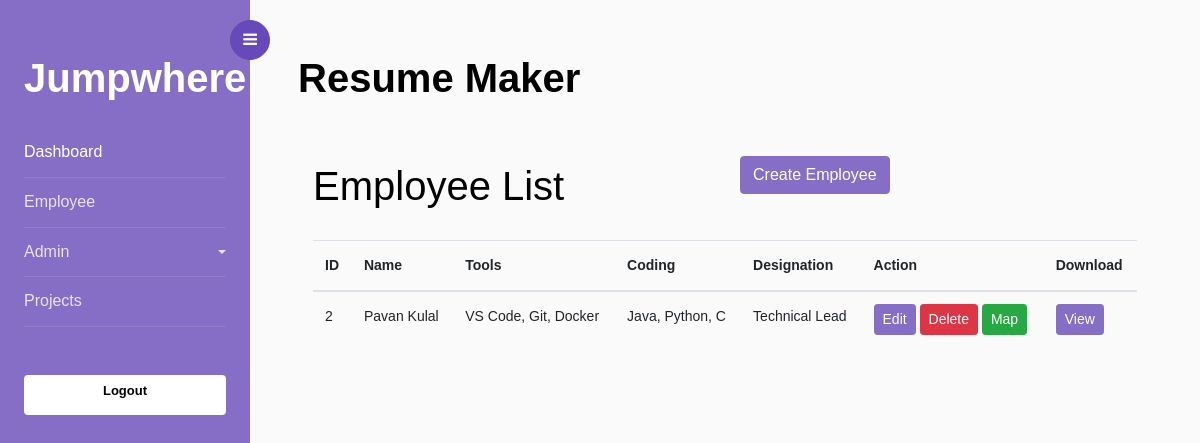
The app's page /employee-list, older data.
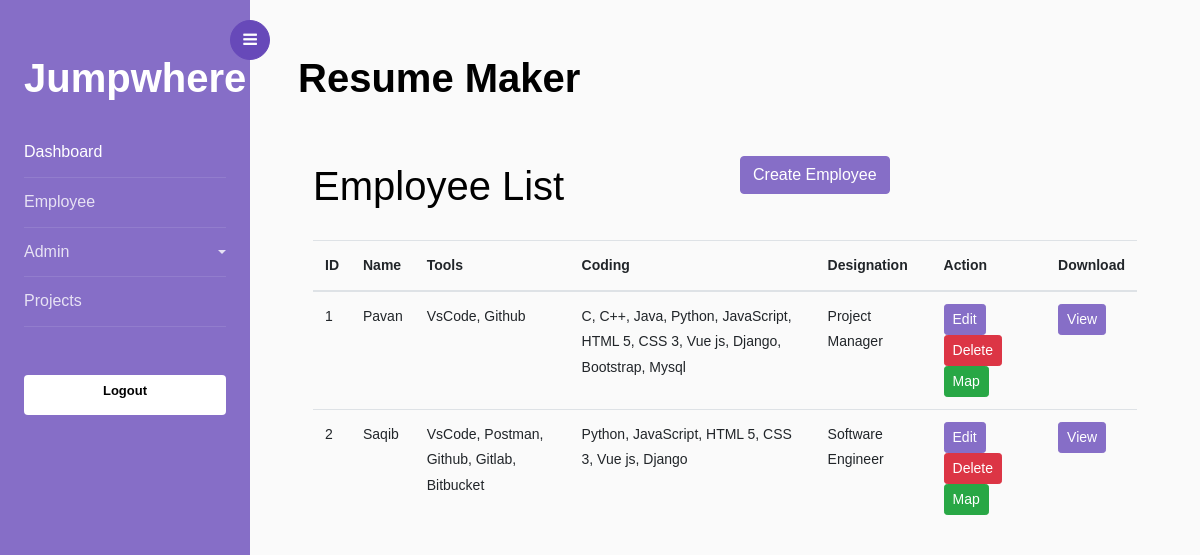
The same page, newer data.
### resume/models.py (models this page shows, shortened)
class Employee(models.Model):
    name = models.CharField(max_length=50)
    professional_summary = models.TextField()
    tools = models.ManyToManyField(Tool)
    coding_skills = models.ManyToManyField(CodingSkill)
    designation = models.ForeignKey(Designation, on_delete=models.CASCADE)
    is_current_employee = models.BooleanField(default=True)
    is_deleted = models.BooleanField(default=False)
    mapped_project = models.ManyToManyField(Projects)

class Tool(models.Model):
    name = models.CharField(max_length=100)
    flag = models.BooleanField(default=True)
    def __str__(self):
        return self.name

class CodingSkill(models.Model):
    name = models.CharField(max_length=255)
    flag = models.IntegerField(default=1)
    def __str__(self):
        return self.name

class Designation(models.Model):
    name = models.CharField(max_length=50)
    def __str__(self):
        return self.name

### resume/views.py (the view)
# urls.py: path('employee-list', views.employee_list, name='list'),
def employee_list(request):
    employees = Employee.objects.filter(is_deleted=False)
    return render(request, 'employee_list.html', {'employees': employees})

### templates/employee_list.html (shortened to what this page needs)
{% extends 'home.html' %}
{% block content %}
<div class="container">
  <div class="row mt-5">
    <div class="col">
      <h1>Employee List</h1>
    </div>
    <div class="col text-end">
      <a href="{% url 'create' %}" class="btn btn-primary">Create Employee</a>
    </div>
  </div>
  <table class="table mt-3">
    <thead>
      <tr>
        <th>ID</th>
        <th>Name</th>
        <th>Tools</th>
        <th>Coding</th>
        <th>Designation</th>
        <th>Action</th>
        <th>Download</th>
      </tr>
    </thead>
    <tbody>
      {% for employee in employees %}
      <tr>
        <td>{{ employee.id }}</td>
        <td>{{ employee.name }}</td>
        <td>{{ employee.tools.all|join:', ' }}</td>
        <td>{{ employee.coding_skills.all|join:', ' }}</td>
        <td>{{ employee.designation }}</td>
        <td>
          <a href="{% url 'edit' employee.id %}" class="btn btn-sm btn-primary">Edit</a>
          <form method="POST" action="{% url 'delete' employee.id %}" class="d-inline">
            <button type="submit" class="btn btn-sm btn-danger">Delete</button>
          </form>
          <a href="{% url 'map_project' employee.id  %}" class="btn btn-sm btn-success">Map</a>
        </td>
        <td>
          <a href="{% url 'view_resume' employee.id  %}" class="btn btn-sm btn-primary">View</a>
        </td>
      </tr>
      {% endfor %}
    </tbody>
      </table>
    </div>
    {% endblock %}

Row changes from the older to the newer data that the page shows:
now on this page (row edited): Employee: id "1", name "Pavan", tools.all "VsCode, Github", coding_skills.all "C, C++, Java, Python, JavaScript, HTML 5, CSS 3, Vue js, Django, Bootstrap, Mysql", designation "Project Manager"
changed Employee id 2: name "Pavan Kulal" → "Saqib"; tools.all "VS Code, Git, Docker" → "VsCode, Postman, Github, Gitlab, Bitbucket"; coding_skills.all "Java, Python, C" → "Python, JavaScript, HTML 5, CSS 3, Vue js, Django"; designation "Technical Lead" → "Software Engineer"
